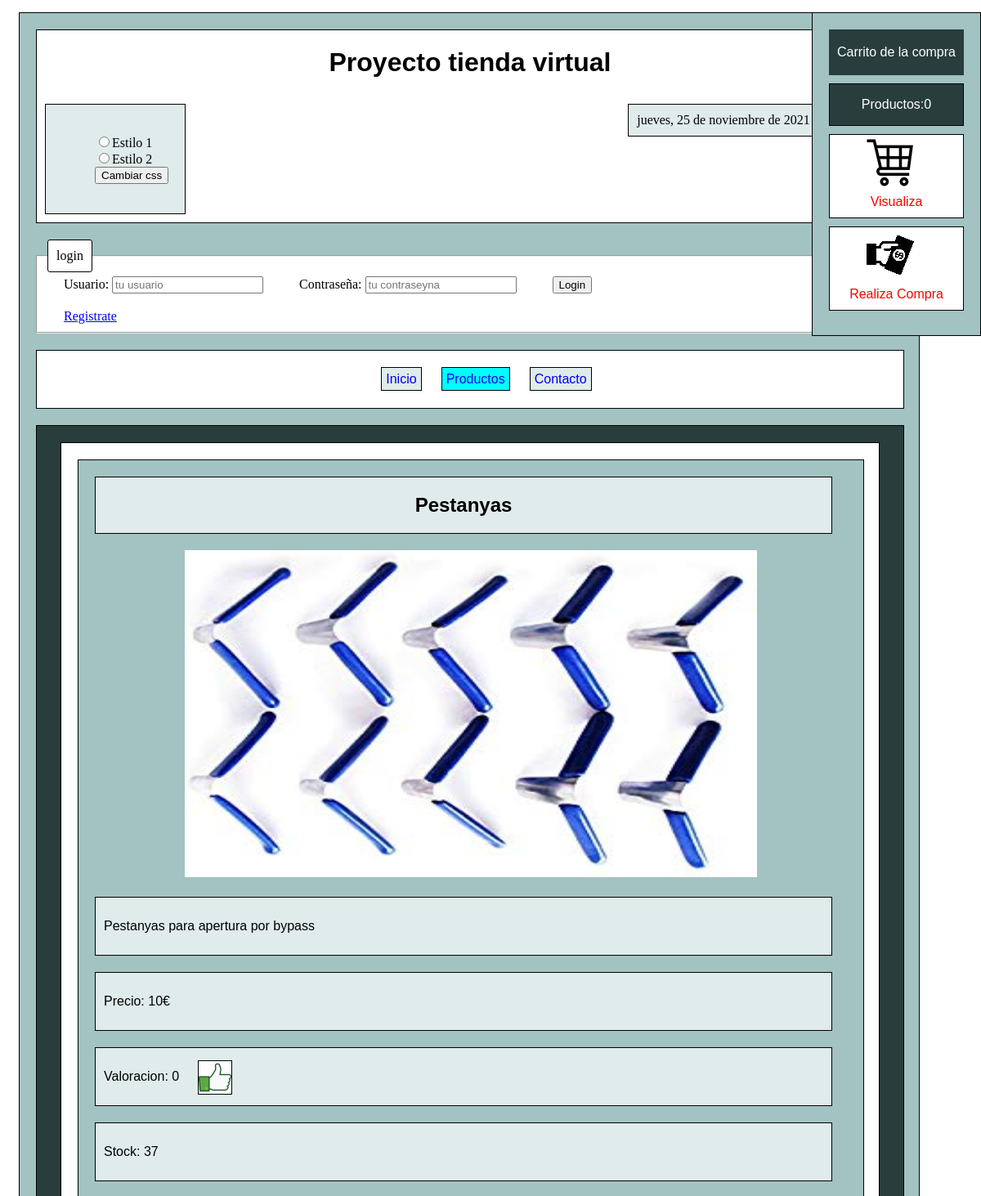
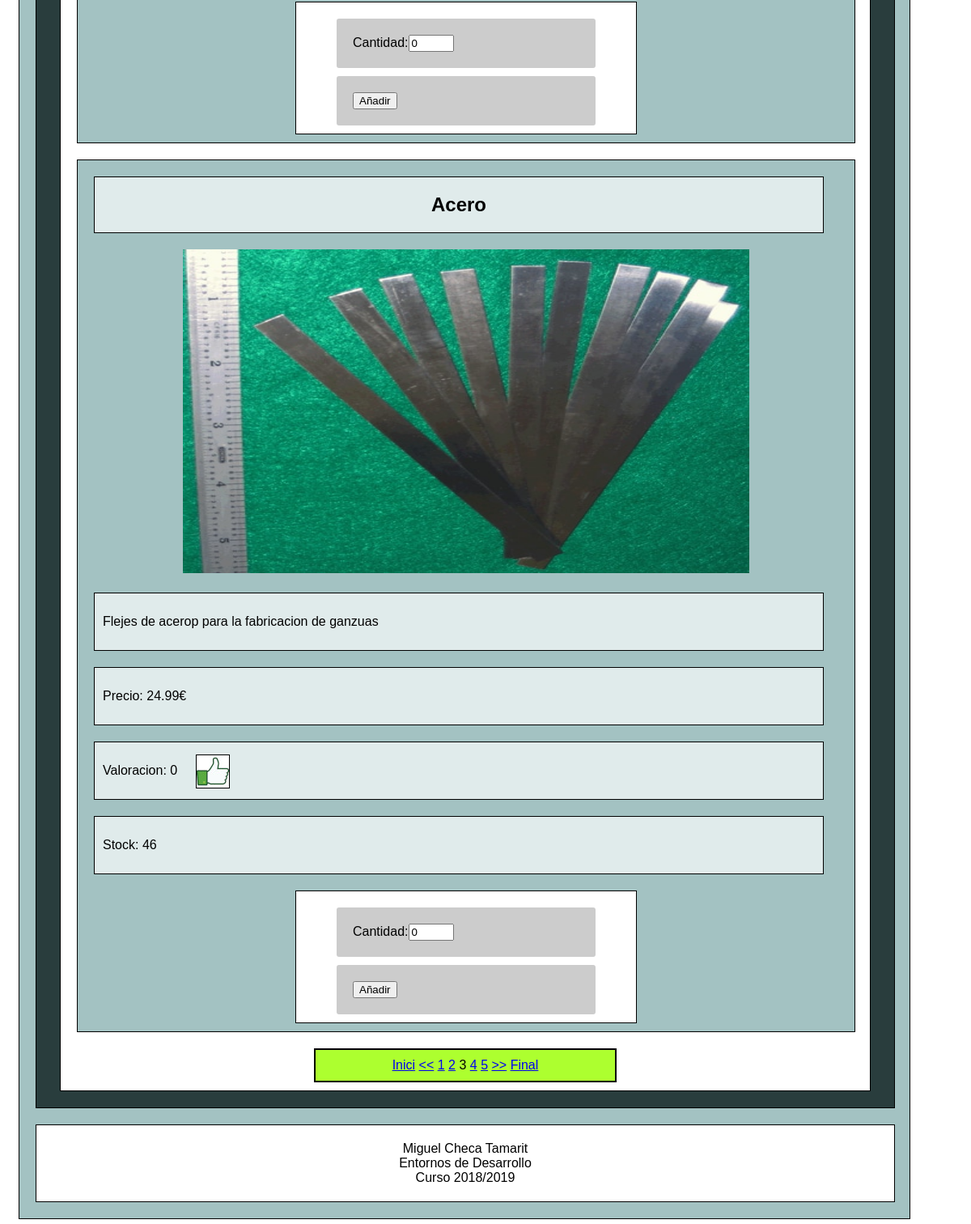
Page /proyectoEntornos/index.php?contenido=productos&pagina=2&estilo=1 on the committed database (2 pictures, top to bottom).
### tables this page shows
CREATE TABLE `PRODUCTOS` (
  `id` int(100) NOT NULL,
  `nombre_producto` varchar(30) NOT NULL,
  `descripcion_producto` text,
  `precio` float NOT NULL,
  `imagen` varchar(300) DEFAULT NULL,
  `valoracion` int(11) DEFAULT '0',
  `fecha_registro` timestamp NOT NULL DEFAULT CURRENT_TIMESTAMP ON UPDATE CURRENT_TIMESTAMP,
  `stock` int(11) NOT NULL DEFAULT '30'
);

### proyectoEntornos/include/productos.php (the view, shortened to what this page needs)
<?php
include("conexion.php");
isset($_GET['estilo']) ? $stlo = $_GET['estilo'] : $stlo = '1';
isset($_GET['pagina']) ? $pagina = $_GET['pagina'] : $pagina = 0;
$elem_por_pagina = 2;
$offset = $pagina * $elem_por_pagina;
$sql = "SELECT * FROM PRODUCTOS LIMIT $elem_por_pagina OFFSET $offset";
$resultado = $conexion->query($sql);
if (mysqli_num_rows($resultado) > 0) {
    while ($row = mysqli_fetch_assoc($resultado)) {
        $value = array($row["nombre_producto"], './imagenes/' . $row["imagen"], $row["descripcion_producto"], $row["id"], $row["precio"]);
        echo "<div id='productos'><div id='producto'><h1>" . $row["nombre_producto"] . "</h1></div>";
        if (is_null($row["imagen"])) {
            echo '<div id="producto"><p>IMAGEN NO DISPONIBLE</p></div>';
        } else {
            echo "<img src='./imagenes/productos/" . $row["imagen"] . "'/>";
        }
        echo "<div id='producto'><p>" . $row["descripcion_producto"] . "</p></div>";
        echo "<div id='producto'><p>Precio: " . $row["precio"] . "€</p></div>";
        echo '<div id="producto"><p>Valoracion: ' . $row["valoracion"] . '</p><a id="valoracion" href="./include/valoracion.php?id=' . $row["id"] . '"><img id="imagenlike" src="./imagenes/like.jpg" title="clic para valorar" width="48" height="48"/></a></div>';
        echo "<div id='producto'><p>Stock: " . $row["stock"] . "</p></div>";
        echo '<div id="formproducto">'
        . '<form action="index.php?contenido=procesacarrito&&estilo=' . $_SESSION['estilocss'] . '&prod=' . base64_encode(serialize($value)) . '" method="post" id="product_form">'
        . '<div id="cantidadProducto">'
        . '<label>Cantidad:</label><input type="number" name="cantidad" value="0" min="0" max="' . $row['stock'] . '" step="1"></div>'
        . '<div id="anyadecarrito"><button class="submit" type="submit">Añadir</button></div>'
        . '</form>'
        . '</div></div>';
    }
} else {
    echo "No existen productos en la base de datos";
}
echo '<div id="paginacion">';
$sql2 = "SELECT COUNT(*) as total FROM PRODUCTOS";
$resultado2 = mysqli_query($conexion, $sql2);
if (mysqli_num_rows($resultado2) > 0) {
    $row = mysqli_fetch_assoc($resultado2);
    $n_paginas = ceil($row['total'] / $elem_por_pagina);
    if ($pagina != 0) {
        echo '<a href="index.php?contenido=productos&pagina=0&estilo=' . $stlo . '">Inici</a>  ';
    } else {
        echo 'Inico  ';
    }
    if ($pagina != 0) {
        echo '<a href="index.php?contenido=productos&pagina=' . ($pagina - 1) . '&estilo=' . $stlo . '"><<</a>  ';
    } else {
        echo '<< ';
    }
    for ($i = 0; $i < $n_paginas; $i++) {
        if (($pagina) != $i) {
            echo ' <a href="index.php?contenido=productos&pagina=' . ($i) . '&estilo=' . $stlo . '">' . ($i + 1) . '</a> ';
        } else {
            echo ($i + 1) . ' ';
        }
    }
    if (($pagina + 1) != $n_paginas) {
        echo '  <a href="index.php?contenido=productos&pagina=' . ($pagina + 1) . '&estilo=' . $stlo . '" >>></a>';
    } else {
        echo '  >>';
    }
    if (($pagina + 1) != $n_paginas) {
        echo '  <a href="index.php?contenido=productos&pagina=' . ($n_paginas - 1) . '&estilo=' . $stlo . '" >Final</a>';
    } else {
        echo '  Final';
    }
} else {
    echo " No hay resultados";
}
echo '</div>';

### proyectoEntornos/estilos/estilo1.css (style rules this page uses)
body { background-color:#ffffff; }
#contenedorphp div { font-family:Arial; width:960px; margin:20px; background-color:#ffffff; border: 1px solid #000000; }
div#productos { background:#a3c2c2; margin-left: 20px; margin-right: 20px; }
#productos img { background: white; width: 700px; height:400px; margin-left: 130px; margin-right: 130px; }
div#producto { background:#e0ebeb; width: 900px; padding: 20px auto; }
div#producto h1 { background:#e0ebeb; width: 900px; text-align: center; }
div#producto p { padding:10px; }
div#formproducto { display:block; margin: 10px auto; padding: 10px 10px 10px 10px; background-color:#e0ebeb; width: 400px; background-color: white; }
div#cantidadProducto { display:block; margin: 10px auto; padding: 20px 0px 20px 20px; background-color:#ccc; width: 300px; border:none; border-radius: 3px; }
div#anyadecarrito { display:block; margin: 0 auto; padding: 20px 0px 20px 20px; background-color: #ccc; width: 300px; border:none; border-radius: 3px; }
#valoracion { float:left; margin-top: -60px; margin-left: 120px; height:50px ; width:50px ; }
img#imagenlike { margin-left: 5px; margin-top: 5px; border: 1.5px solid black; height:40px ; width:40px ; }
#paginacion { width:70%; margin:10px auto 10px auto; text-align:center; border:solid 2px black; padding:10px; background-color:greenyellow; }
#paginacion { width:350px !important; margin:10px auto 10px auto !important; text-align:center !important; border:solid 2px black !important; padding:10px !important; background-color:greenyellow !important; }

### rows in the picture
productos: nombre_producto "Pestanyas", imagen (picture), descripcion_producto "Pestanyas para apertura por bypass", precio "10", valoracion "0", stock "37"
productos: nombre_producto "Acero", imagen (picture), descripcion_producto "Flejes de acerop para la fabricacion de ganzuas", precio "24.99", valoracion "0", stock "46"

### other values in the picture
$contador "0"
